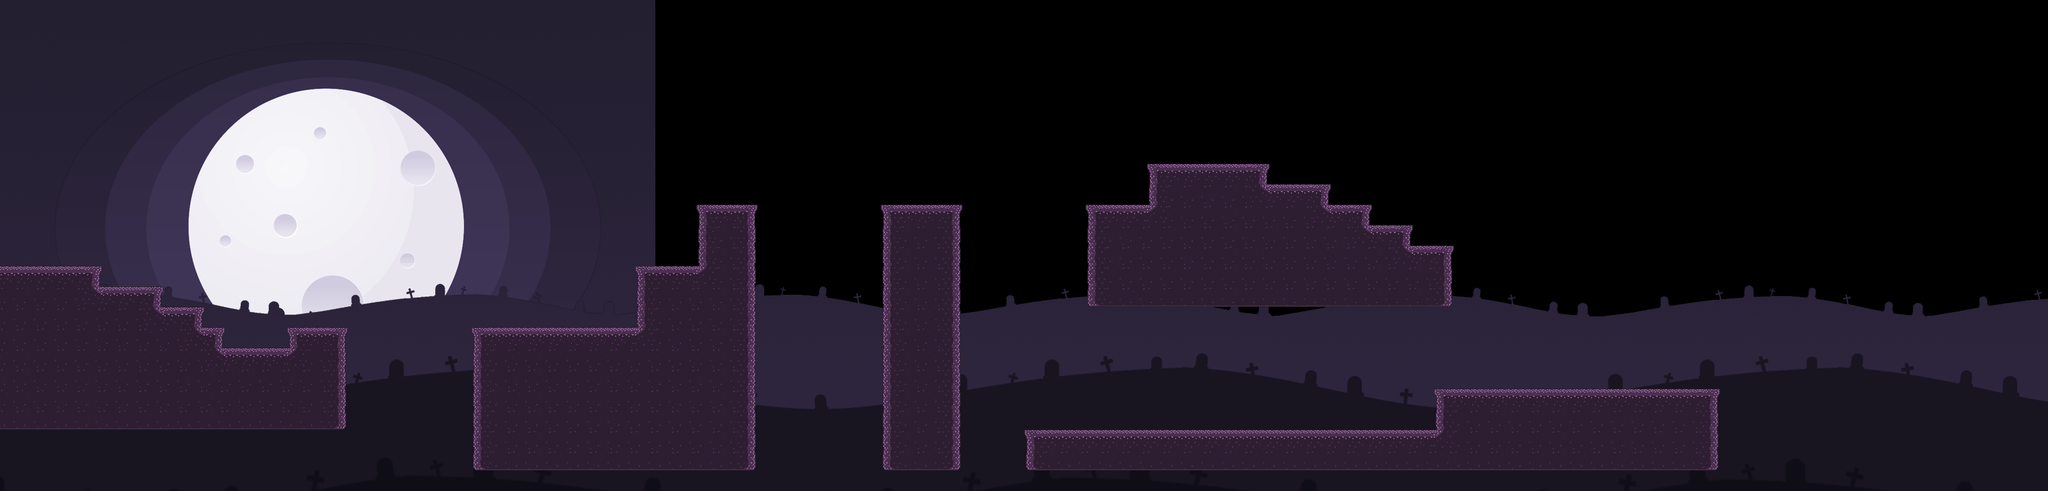

A 2D game scene composited from a Tiled map and its tileset images. What follows is a short description and the map's XML, with each tile layer's data collapsed to a summary:
An orthogonal 100x24 tile map with 32x32 px tiles, 1 tile layer (Scenario), 4 image layers and 18 objects.

<map version="1.0" tiledversion="1.0.3" orientation="orthogonal" renderorder="right-down" width="100" height="24" tilewidth="32" tileheight="32" nextobjectid="27">
 <tileset firstgid="1" name="Metroidvania Tileset" tilewidth="32" tileheight="32" tilecount="64" columns="8">
  <image source="../assets/Metroidvania Tileset.png" width="256" height="256" />
  <terraintypes>
   <terrain name="Purple" tile="-1" />
  </terraintypes>
  <tile id="3" terrain=",,,0" />
  <tile id="4" terrain=",,0,0" />
  <tile id="5" terrain=",,0," />
  <tile id="6" terrain="0,0,0," />
  <tile id="7" terrain="0,0,,0" />
  <tile id="11" terrain=",0,,0" />
  <tile id="12" terrain="0,0,0,0" />
  <tile id="13" terrain="0,,0," />
  <tile id="14" terrain="0,,0,0" />
  <tile id="15" terrain=",0,0,0" />
  <tile id="19" terrain=",0,," />
  <tile id="20" terrain="0,0,," />
  <tile id="21" terrain="0,,," />
 </tileset>
 <imagelayer name="Parallax_1">
  <image source="../assets/Background_moon.png" width="1024" height="768" />
  <properties>
   <property name="speed" type="float" value="0" />
  </properties>
 </imagelayer>
 <imagelayer name="Parallax_2" offsetx="-60" offsety="400">
  <image source="../assets/Background_3.png" width="4091" height="249" />
  <properties>
   <property name="speed" type="float" value="0.15" />
  </properties>
 </imagelayer>
 <imagelayer name="Parallax_3" offsetx="-200" offsety="480">
  <image source="../assets/Background_2.png" width="4093" height="321" />
  <properties>
   <property name="speed" type="float" value="0.5" />
  </properties>
 </imagelayer>
 <imagelayer name="Parallax_4" offsetx="-384" offsety="512">
  <image source="../assets/Background_1.png" width="4101" height="395" />
  <properties>
   <property name="speed" type="float" value="1" />
  </properties>
 </imagelayer>
 <layer name="Scenario" width="100" height="24">
  <data>[2400 cells, 477 non-empty, 11 distinct tile ids]</data>
 </layer>
 <objectgroup name="Colliders">
  <object id="6" x="0" y="416" width="160" height="256" />
  <object id="7" x="160" y="448" width="96" height="224" />
  <object id="8" x="256" y="480" width="64" height="192" />
  <object id="9" x="320" y="512" width="32" height="160" />
  <object id="10" x="352" y="544" width="96" height="128" />
  <object id="11" x="448" y="512" width="96" height="160" />
  <object id="13" x="736" y="512" width="256" height="224" />
  <object id="14" x="992" y="416" width="96" height="320" />
  <object id="15" x="1088" y="320" width="96" height="416" />
  <object id="16" x="1376" y="320" width="128" height="416" />
  <object id="18" x="1792" y="256" width="192" height="224" />
  <object id="19" x="1696" y="320" width="96" height="160" />
  <object id="20" x="1984" y="288" width="96" height="192" />
  <object id="21" x="2080" y="320" width="64" height="160" />
  <object id="22" x="2144" y="352" width="64" height="128" />
  <object id="23" x="2208" y="384" width="64" height="96" />
  <object id="24" x="1600" y="672" width="640" height="64" />
  <object id="26" x="2240" y="608" width="448" height="128" />
 </objectgroup>
</map>
